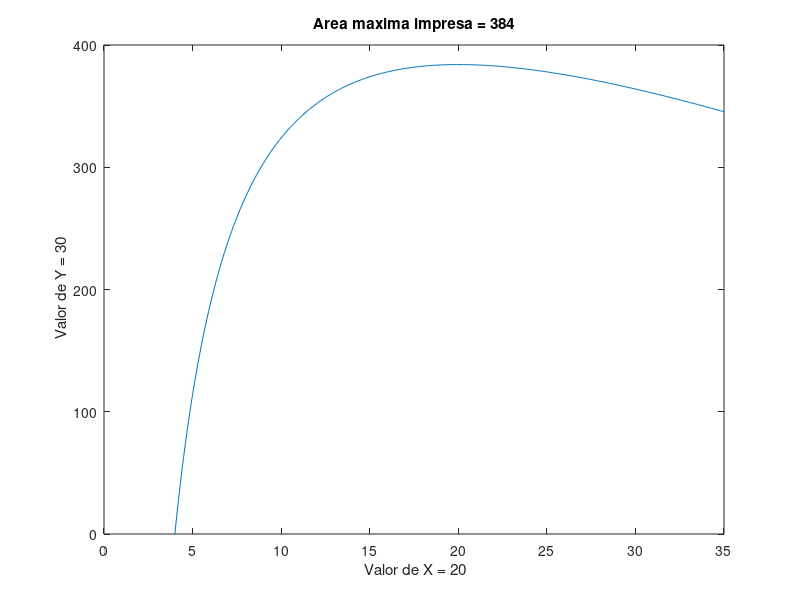

Source code (MATLAB):
% Octave Script 
% Title          :Funcion mayor area posible 
% Descripcion    :Script para resolver la funcion de la mayor area impresa
%                 posible de un libro 
% Author         :Hector Daniel Marmoleo Garcia 
%                :
%                :
% Date           :20211013
% Version        :1
% Usage          :octave> cd /path/
%                :octave> FuncionLibro
% Notes          :Requiere aplicacion octave

% Limpiar varibles 
clear
% Titulo
disp ('PROBLEMA NUMERO 7.- "El libro"');

% Ejemplo de mayor area impresa posible 
% Rango de 4..35 en i= 0.1
x = 4:0.1:35;

% Valor de la funcion
ax = @(x) (-6.*x) + (624) - (2400./(x));

% Funcion a plotear 
ax = (-6.*x)+ 624 - (2400./(x));

% Funcion para determinar valor maximo 
resr = max(ax);

% Calcular el valor x 
% Para esto decimos que A'(x) = -6 + 2400/x^2 = 0
% Por lo tamto x^2 = 2400/6 = 400
% Y despejando a x nosqueda que de la siguinete manera: x = ?400 = 20
disp ('SOLUCION: ');
disp ('El valor de x(Ancho de la pagina) es: ');
X = sqrt(400)
disp ('El Ancho de la pagina impresa es: ');
X - 4

% Calcular el valor de y
% Sabemos que y = 600/x
disp ('El valor de y(Altura de la pagina) es: ');
y = 600/(X)
disp ('La altura de la pagina impresa es: ');
y - 6

% Dibujar X y Y
plot(x,ax);

% Titulo
title(['Area maxima impresa = ' num2str(resr)]);

% Etiqueta para x
xlabel([' Valor de X = ' num2str(X)]);

% Etiqueta para y
ylabel([' Valor de Y = ' num2str(y)]);